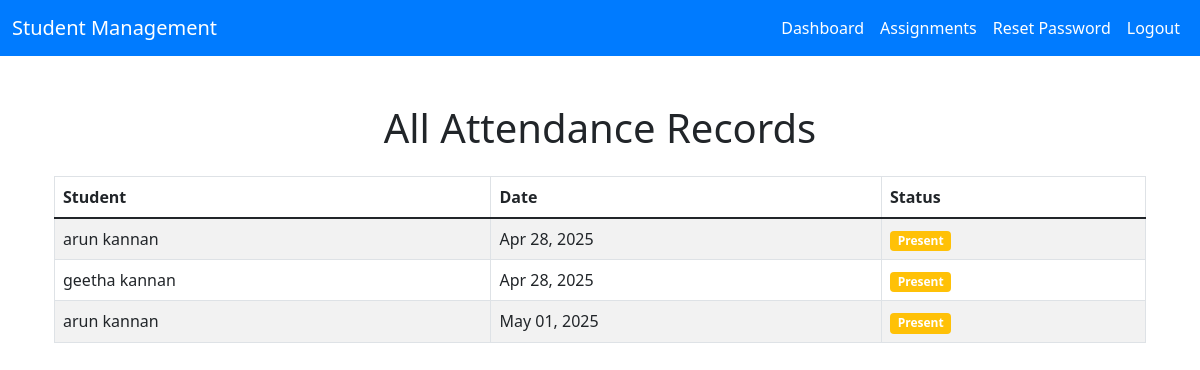
Screenshot of /teachers/attendance/student/ (signed in) with the database file from the repository.
### teachers/models.py (models this page shows, shortened)
class Attendance(models.Model):
    STATUS_CHOICES = [
        ('P', 'Present'),
        ('A', 'Absent'),
        ('L', 'Late'),
    ]
    student = models.ForeignKey(Student, on_delete=models.CASCADE)
    date = models.DateField(default=timezone.now)
    status = models.CharField(max_length=1, choices=STATUS_CHOICES, default='P')
    class Meta:
        unique_together = ('student', 'date')  # Ensures a student can't have multiple entries for the same day

### student/models.py (models this page shows, shortened)
class Student(models.Model):
    user = models.OneToOneField(CustomUser, on_delete=models.CASCADE)
    roll_no = models.CharField(max_length=20, unique=True)
    class_name = models.CharField(max_length=50)
    date_of_admission = models.DateField(auto_now_add=True)
    parent_name = models.CharField(max_length=100)

### authentication/models.py (models this page shows, shortened)
class CustomUser(AbstractBaseUser, PermissionsMixin):
    email = models.EmailField(unique=True)
    first_name = models.CharField(max_length=50)
    last_name = models.CharField(max_length=50)
    date_joined = models.DateTimeField(auto_now_add=True)
    ROLE_CHOICES = [
        ('student', 'Student'),
        ('teacher', 'Teacher'),
        ('admin', 'Admin'),
    ]
    role = models.CharField(max_length=10, choices=ROLE_CHOICES, default='student')
    is_active = models.BooleanField(default=False)
    is_staff = models.BooleanField(default=False)
    objects = CustomUserManager()
    USERNAME_FIELD = 'email'
    REQUIRED_FIELDS = [ 'first_name', 'last_name']  # Ensure 'username' is a required field for superuser creation

### teachers/views.py (the view)
# urls.py: path('attendance/student/', views.view_student_attendance, name='view_student_attendance'),
def view_student_attendance(request):
    attendance_records = Attendance.objects.all()
    return render(request, 'teachers/view_student_attendance.html', {
        'attendance_records': attendance_records,
    })

### templates/teachers/view_student_attendance.html
{% extends 'home/base.html' %}
{% block content %}
    <div class="container mt-5">
        <h1 class="text-center mb-4">All Attendance Records</h1>
        <div class="table-responsive">
            <table class="table table-striped table-bordered">
                <thead class="thead-dark">
                    <tr>
                        <th>Student</th>
                        <th>Date</th>
                        <th>Status</th>
                    </tr>
                </thead>
                <tbody>
                    {% for record in attendance_records %}
                        <tr>
                            <td>{{ record.student.user.first_name }} {{ record.student.user.last_name }}</td>
                            <td>{{ record.date|date:"M d, Y" }}</td>
                            <td>
                                <span class="badge
                                {% if record.status == 'Present' %}
                                    bg-success
                                {% elif record.status == 'Absent' %}
                                    bg-danger
                                {% else %}
                                    bg-warning
                                {% endif %}
                                ">
                                    {{ record.get_status_display }}
                                </span>
                            </td>
                        </tr>
                    {% endfor %}
                </tbody>
            </table>
        </div>
    </div>
{% endblock %}

### rows the page displays
Attendance: student.user.first_name "arun", student.user.last_name "kannan", date "Apr 28, 2025", status "Present"
Attendance: student.user.first_name "geetha", student.user.last_name "kannan", date "Apr 28, 2025", status "Present"
Attendance: student.user.first_name "arun", student.user.last_name "kannan", date "May 01, 2025", status "Present"
